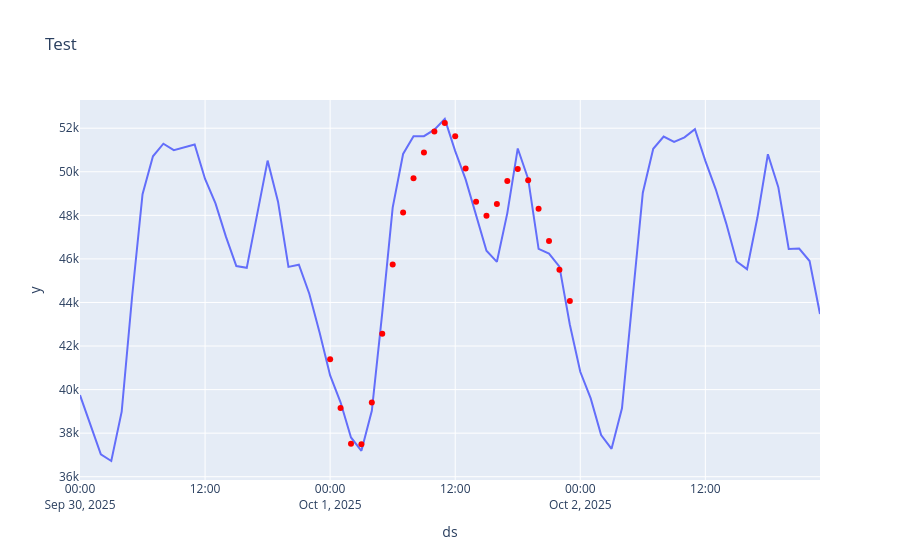

Here is the notebook cell this chart was saved with:
### Code cell
fig2 = px.line(dataset[display_mask], x='ds', y='y', range_y=[0, None], title='Test')
fig2.add_trace(px.scatter(df_pred2, x='ds', y='yhat').data[0])
fig2.data[1].marker = dict(color='red')
fig2.show()
